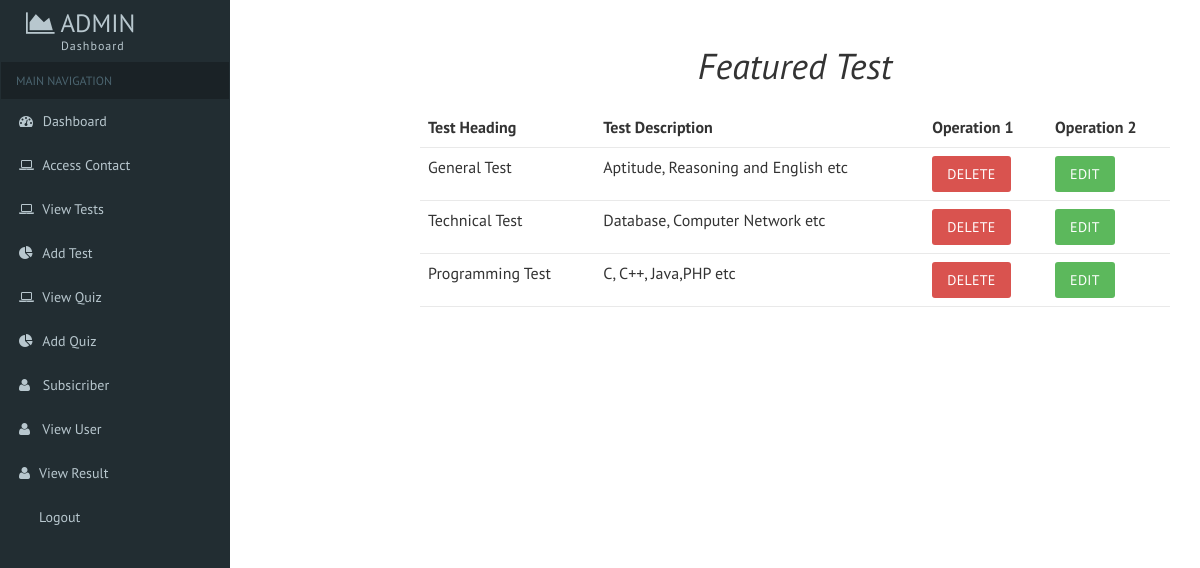
The app's page /Admin/ViewTest.php with its own data.
### tables this page shows
CREATE TABLE `test` (
  `ID` int(11) NOT NULL,
  `Test Heading` varchar(50) NOT NULL,
  `Test Description` varchar(50) NOT NULL
);

### Admin/ViewTest.php (the view)
<?php
include('AdminHeader.php');
?>
<div class="container-fluid">
<div class="row">
	<div class="col-sm-4">
	</div>
	<div class="col-sm-8">
		<h1><center><i>Featured Test </i></center></h1>
		<br>
		<table class="table table-hovered" >
		<tr>
			<th>Test Heading</th><th>Test Description</th><th>Operation 1</th><th>Operation 2</th>
		</tr>
			<?php
				$con = mysqli_connect("localhost","root","","onlinetest");
				$res = mysqli_query($con,"SELECT * FROM `test`");
				while($row =mysqli_fetch_array($res))
				{
					echo "<tr>";
					?>
					<td><?php echo $row['Test Heading'];?></td>
					<td><?php echo $row['Test Description'];?></td>
					<?php echo "<td><a href='ViewTestDelete.php?ID=".$row['ID']."'class='btn btn-danger'>Delete</a></td>";?>
					<?php echo "<td><a href='ViewTestEdit.php?ID=".$row['ID']."'class='btn btn-success'>Edit</a></td>";?>
					<?php
					echo "</tr>";
				}
			?>
	</div>
</div>
</body>
</html>

### records on screen
test: Test Heading "General Test", Test Description "Aptitude, Reasoning and English etc"
test: Test Heading "Technical Test", Test Description "Database, Computer Network etc"
test: Test Heading "Programming Test", Test Description "C, C++, Java,PHP etc"
